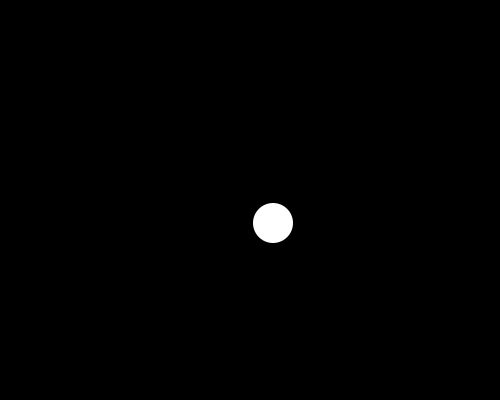
Frame 1 (no input)
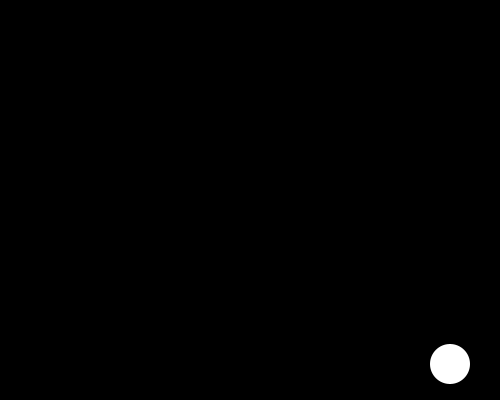
Frame 60 (the mouse pressed at the canvas centre just before this capture)
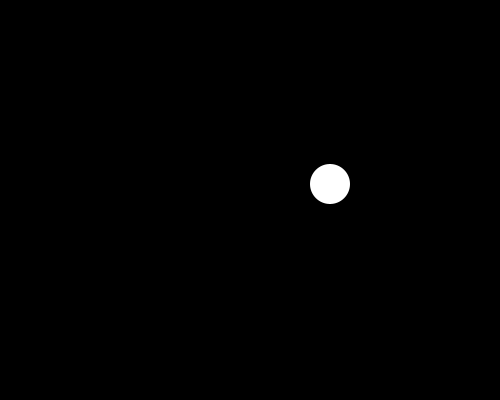
Frame 120 (the mouse held since frame 60 and released just before this capture)

The Processing sketch that drew these frames (run headless with seeded random() and noise(); from frame 60 on, the mouse is pressed at the canvas centre):

// Processing sketch: processing_33022
// ── processing_33022.pde

int diam=40;
float xpos, ypos;


float xspeed=3;//increments
float yspeed=3;//increments

int xdirection=1;
int ydirection=1;

void setup()
{
  size (500,400);
  xpos=width/2;
  ypos=height/2;
  frameRate(40);
  noStroke();
}

void draw()
{

  background(0);
  xpos = xpos + (xspeed * xdirection);
  ypos = ypos + (yspeed * ydirection);

  if(xpos >= width-diam || xpos<0){
      xdirection*=-1;
  }
  
  if (ypos >= height-diam || ypos<0){
      ydirection*=-1;
  }
  
  if (dist(mouseX, mouseY, xpos+diam/2, ypos+diam/2) <= diam/2 ) {
    xdirection*=-1;
    xpos=xpos+5*xspeed*xdirection;
    xpos=constrain(xpos, 0,width-diam);
    ydirection*=-1;
    ypos=xpos+5*yspeed*ydirection;
    ypos=constrain(ypos, 0, height-diam);
  }
  
  ellipse(xpos+diam/2, ypos+diam/2, diam, diam);
  println(xpos + ", " + ypos);
}
